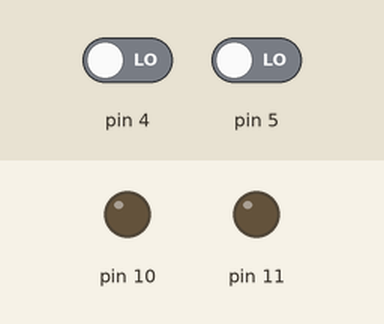
Bench run of a sketch on a simulated Arduino Uno, built with avr-gcc and run on an emulated ATmega328P. Parts: output pins drawn as LEDs (lit = HIGH). The inputs (shaded band) are chosen by the test bench; at power-on: pin 4 LOW, pin 5 LOW.

Above: at 1.2 s.
1.3 s: pin 4 driven HIGH
At 2.1 s:
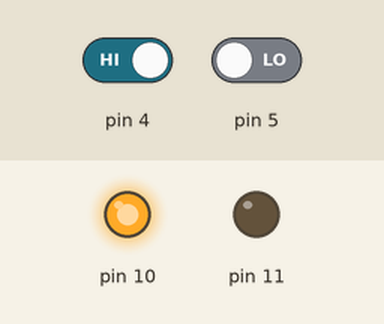
2.8 s: pin 5 driven HIGH
At 3.3 s:
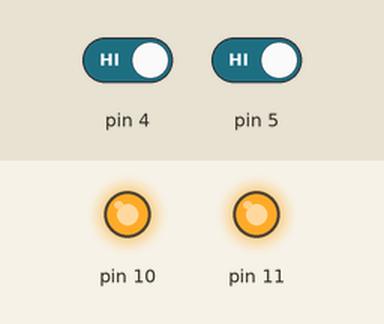
4.3 s: pin 4 driven LOW
At 5.5 s:
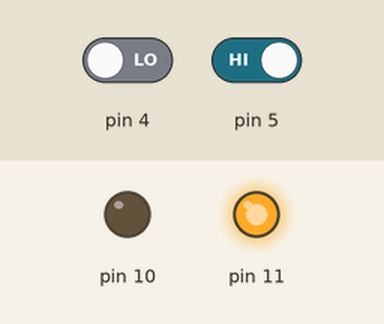
5.8 s: pin 5 driven LOW
At 6.7 s:
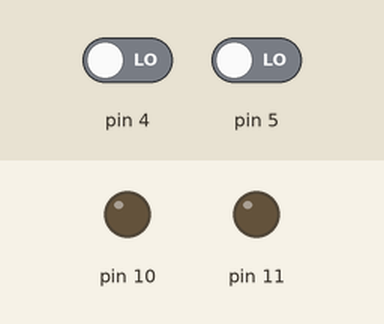
Timing chart, 0 to 8.3 s (numbered marks = the images above; inputs shaded):
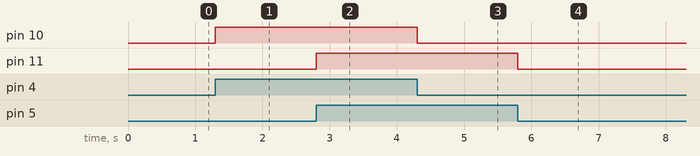

Measured:
- after the input at 1.3 s, pin 10: LOW → HIGH at once
- after the input at 2.8 s, pin 11: LOW → HIGH at once
- after the input at 4.3 s, pin 10: HIGH → LOW at once
- after the input at 5.8 s, pin 11: HIGH → LOW at once

The sketch:

Blink.ino
```cpp
  // the setup function runs oncewhen you press reset or power on the board
void setup()
{// initialize digital pin LED_BUILTIN as an out put
pinMode(10, OUTPUT);
pinMode(5, INPUT);
pinMode(11, OUTPUT);
pinMode(4, INPUT);

}

void loop() {
digitalWrite(11, digitalRead(5));
digitalWrite(10, digitalRead(4));
}
```
